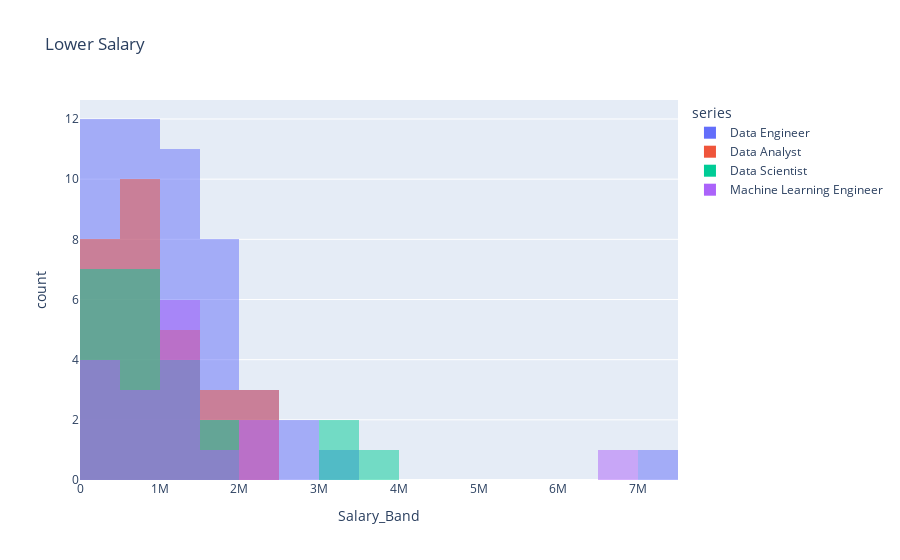

Write notebook code for a chart like this one.
### Code cell
df_low_sal =pd.DataFrame(dict(
    series=np.concatenate((["Data Engineer"]*len(data_11), ["Data Analyst"]*len(data_12), ["Data Scientist"]*len(data_13), ["Machine Learning Engineer"]*len(data_14))), 
    Salary_Band  =np.concatenate((data_11,data_12, data_13, data_14))))
px.histogram(df_low_sal, x="Salary_Band", color="series", barmode="overlay",  nbins=32, title = 'Lower Salary')

### Figure 1 — Plotly figure (JSON) as saved in the notebook; plotly's stock layout.template omitted (floating-point values rounded to 4 significant figures)
{"data": [{"alignmentgroup": "True", "bingroup": "x", "hovertemplate": "series=Data Engineer<br>Salary_Band=%{x}<br>count=%{y}<extra></extra>", "legendgroup": "Data Engineer", "marker": {"color": "#636efa", "opacity": 0.5, "pattern": {"shape": ""}}, "name": "Data Engineer", "nbinsx": 32, "offsetgroup": "Data Engineer", "orientation": "v", "showlegend": true, "type": "histogram", "x": [1000000, 600000, 1800000, 1490844, 220000, 220000, 1800000, 1490844, 1000000, 372169, 300000, 1500000, 7000000, 120000, 500000, "700000", 1300000, "2000000", 1440000, "704145", 1500000, "1400000", 1000000, 600000, "704145", "2000000", 2542788, 1500000, 400000, 1440000, 250000, 500000, 600000, 1200000, "1500000", 3000000, 2000000, 900000, 240000, "1800000", 400000, 1200000, 2500000, 800000, 400000, 480000, 750000, 750000, "1500000", 400000], "xaxis": "x", "yaxis": "y"}, {"alignmentgroup": "True", "bingroup": "x", "hovertemplate": "series=Data Analyst<br>Salary_Band=%{x}<br>count=%{y}<extra></extra>", "legendgroup": "Data Analyst", "marker": {"color": "#EF553B", "opacity": 0.5, "pattern": {"shape": ""}}, "name": "Data Analyst", "nbinsx": 32, "offsetgroup": "Data Analyst", "orientation": "v", "showlegend": true, "type": "histogram", "x": [1200000, 1080000, 240000, 300000, 1500000, 60000, 519000, 600000, 500000, 800000, 300000, 544050, 1500000, 1200000, 1800000, 120000, 2000000, 750000, 1020000, 2000000, 750000, 120000, 1020000, 720000, 600000, 2000000, 220000, 600000, 250470], "xaxis": "x", "yaxis": "y"}, {"alignmentgroup": "True", "bingroup": "x", "hovertemplate": "series=Data Scientist<br>Salary_Band=%{x}<br>count=%{y}<extra></extra>", "legendgroup": "Data Scientist", "marker": {"color": "#00cc96", "opacity": 0.5, "pattern": {"shape": ""}}, "name": "Data Scientist", "nbinsx": 32, "offsetgroup": "Data Scientist", "orientation": "v", "showlegend": true, "type": "histogram", "x": [1000000, "500000", 54000, 840000, 1200000, 400000, 445700, 60000, 880000, 3000000, 18000, 18000, 880000, 3000000, 3700000, 1200000, 1200000, 500000, 120000, 1500000, 1500000, 543872, 800000], "xaxis": "x", "yaxis": "y"}, {"alignmentgroup": "True", "bingroup": "x", "hovertemplate": "series=Machine Learning Engineer<br>Salary_Band=%{x}<br>count=%{y}<extra></extra>", "legendgroup": "Machine Learning Engineer", "marker": {"color": "#ab63fa", "opacity": 0.5, "pattern": {"shape": ""}}, "name": "Machine Learning Engineer", "nbinsx": 32, "offsetgroup": "Machine Learning Engineer", "orientation": "v", "showlegend": true, "type": "histogram", "x": [400000, 1200000, 60000, 200000, 1490844, 700000, 1440000, 1000000, 2000000, 1000000, 900000, 2000000, 800000, 1000000, 6500000, 1500000, 101316], "xaxis": "x", "yaxis": "y"}], "layout": {"barmode": "overlay", "legend": {"title": {"text": "series"}, "tracegroupgap": 0}, "title": {"text": "Lower Salary"}, "xaxis": {"anchor": "y", "domain": [0, 1], "title": {"text": "Salary_Band"}}, "yaxis": {"anchor": "x", "domain": [0, 1], "title": {"text": "count"}}}}
